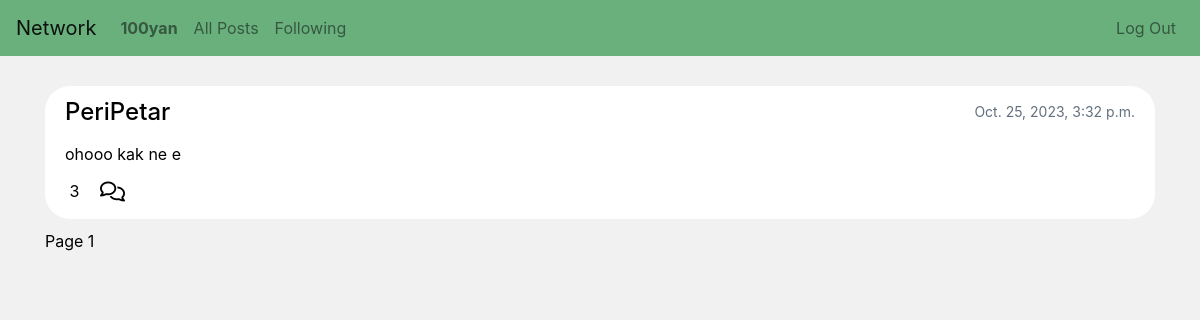
Before: /following (signed in) with the older database file.
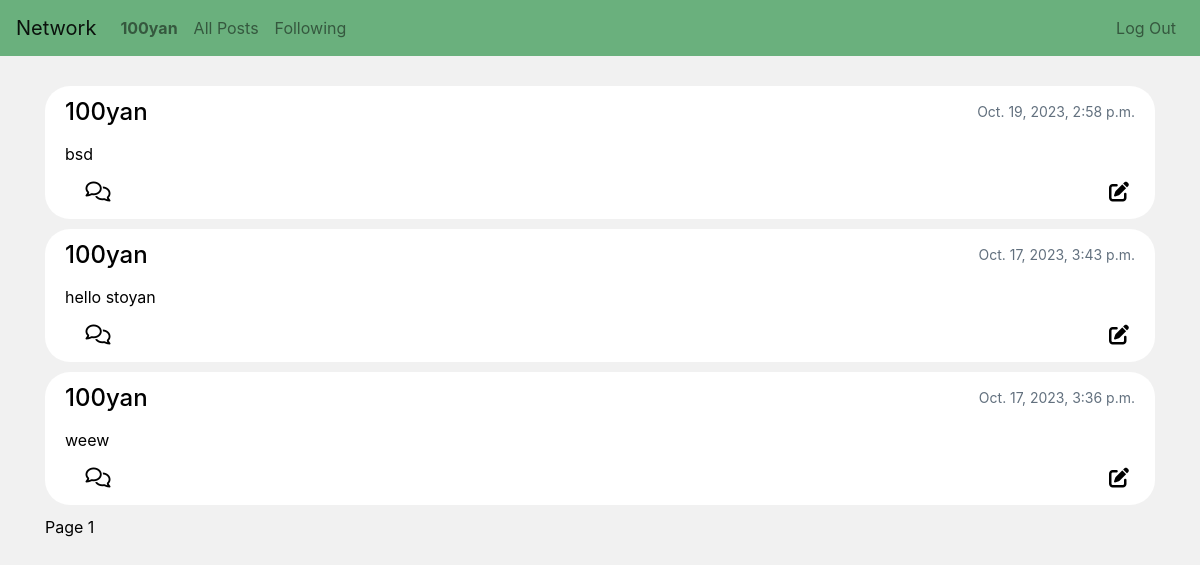
After: the same page with the newer database file.
### network/models.py (models this page shows, shortened)
class Post(models.Model):
    author = models.ForeignKey(User, on_delete=models.CASCADE)
    post = models.CharField(max_length=400)
    timestamp = models.DateTimeField(auto_now_add=True, blank=True)
    likes = models.ManyToManyField(User, related_name="liked_posts", default=0)
    def likes_count(self) -> int:
        return self.likes.all().count()

class User(AbstractUser):
    following = models.ManyToManyField('self', related_name='followers', blank=True)
    birthday = models.DateField(blank=True, null=True)
    nationality = CountryField(null=True)
    profile_pic = models.ImageField(upload_to="profile_pics", default='profile_pics/default.png')
    description = models.TextField(max_length=600, null=True)
    followed_by = models.IntegerField(blank=True, null=True, default=0)

### network/views.py (the view)
# urls.py: path('following', views.following_page, name='following')
def following_page(request):
    following = User.objects.get(pk=request.user.id).following
    post_list = Post.objects.filter(author__in=following.all()).order_by('-timestamp')
    comments = Comment.objects.filter(post__in=post_list).order_by("-timestamp")
    p = Paginator(post_list, 10)
    page = request.GET.get('page')
    posts = p.get_page(page)
    context = {
        'posts': posts,
        'all_comments': comments,
        'add_comment': CommentForm,
    }
    return render(request, 'network/following_page.html', context)

### network/templates/network/following_page.html (shortened to what this page needs)
{% extends 'network/layout.html' %}
{% block body %}
<div class="container">
    {% include "network/content.html" %}
</div>
{% endblock %}

### network/templates/network/content.html (shortened to what this page needs)
{% if posts %}
    {% for post in posts %}
    <div class="single-post">
        <div class="post-contents">
            <div class="post-heading">
                <a id='author' href="{% url 'user' id=post.author.id %}">{{ post.author }}</a>
                <p>{{ post.timestamp }}</p>
            </div>
            <div id="post-text">{{post.post}}</div>
            <div class="interactions">
                <div class="interaction-left">
                    {% if post.likes_count > 0 %}
                        <span id="num-likes">{{ post.likes_count }}</span>
                    {% else %}
                        <span id="num-likes" hidden>{{ post.likes_count }}</span>
                    {% endif %}
                    <button id="comment" class="interaction"><i class="fa-regular fa-comments fa-lg"></i></button>
                </div>
                <div class="interactions-right">
                    {% if user == post.author %}
                        <button id="edit" class="interaction"><i class="fa-solid fa-pen-to-square fa-lg"></i></button>
                    {% endif %}
                </div>
            </div>
        </div>
    </div>
    {% endfor %}
{% endif %}
Page {{ posts.number }}

Changed rows visible on the page:
removed Post: author "PeriPetar", timestamp "Oct. 25, 2023, 3:32 p.m.", post "ohooo kak ne e", likes_count "3"
now on this page (row edited): Post: author "100yan", timestamp "Oct. 19, 2023, 2:58 p.m.", post "bsd"
now on this page (row unchanged): Post: author "100yan", timestamp "Oct. 17, 2023, 3:43 p.m.", post "hello stoyan"
now on this page (row unchanged): Post: author "100yan", timestamp "Oct. 17, 2023, 3:36 p.m.", post "weew"
